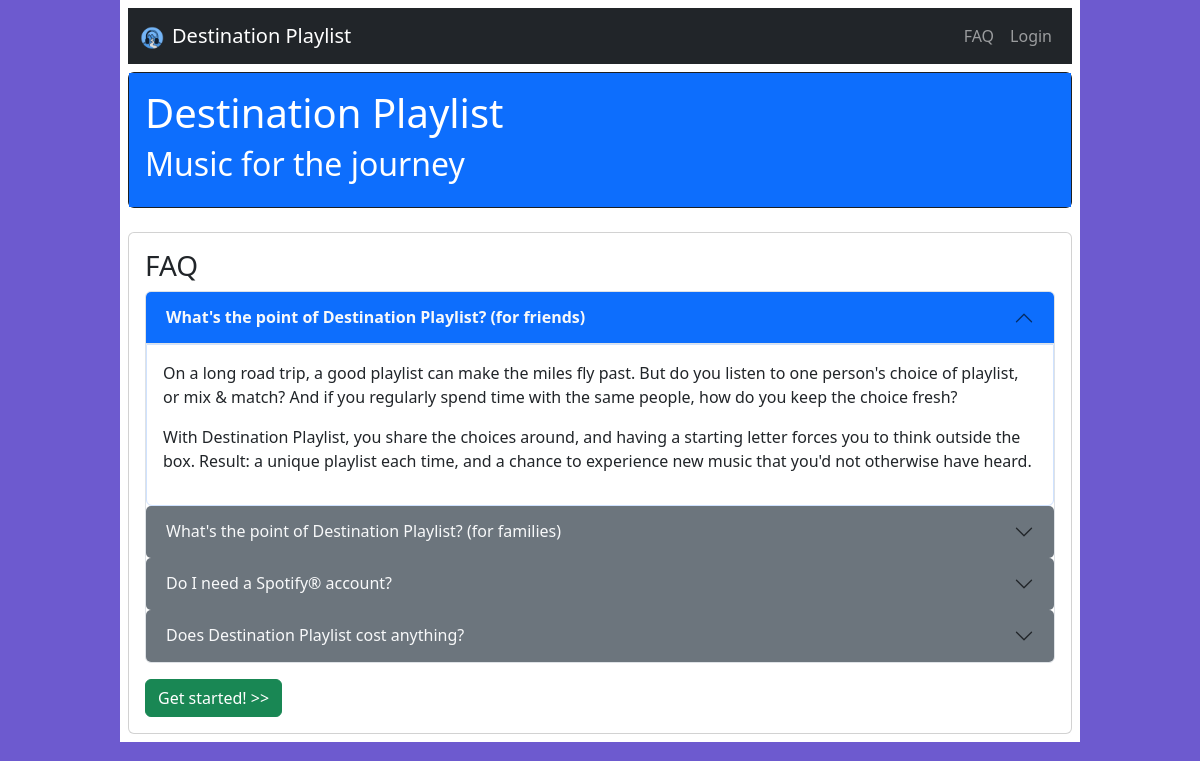
The app's page /dp/faq, older data.
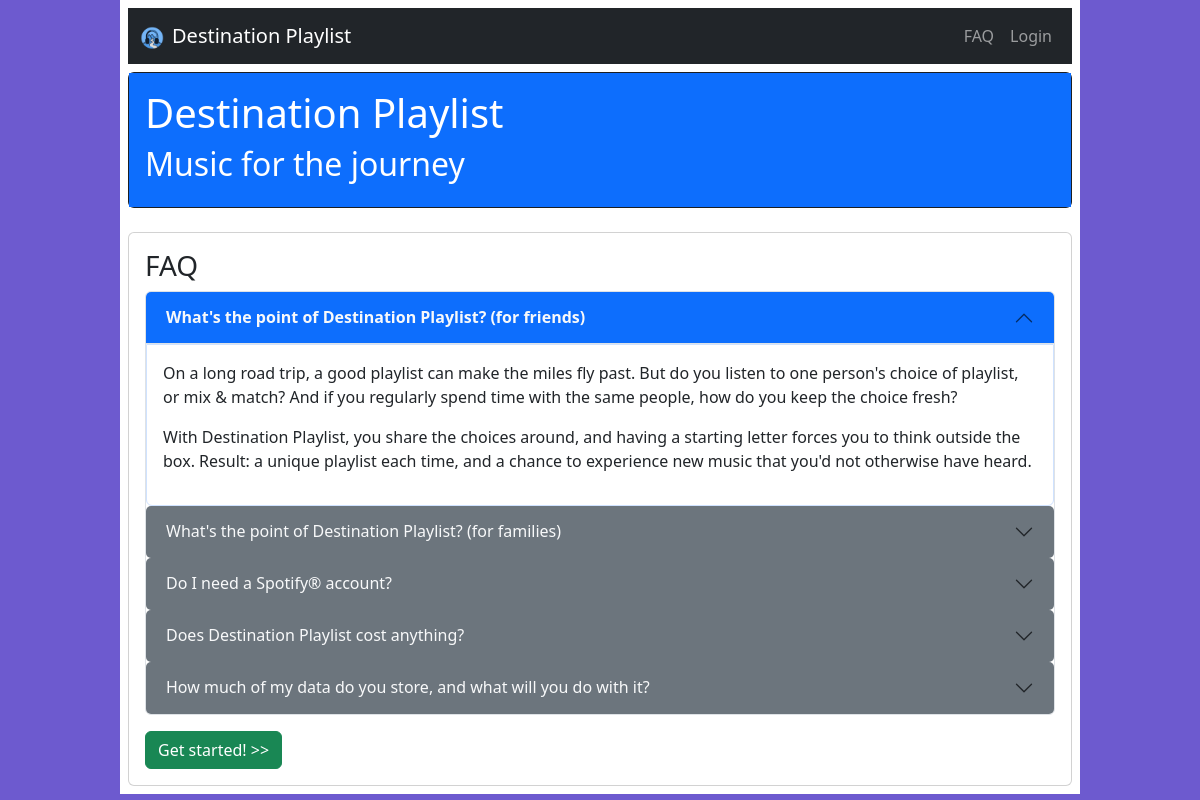
The same page, newer data.
### tables this page shows
CREATE TABLE faqs (
  `id` int(10) unsigned NOT NULL AUTO_INCREMENT,
  `question` varchar(200) NOT NULL,
  `answer`   varchar(4000) NOT NULL,
  `rank` int(11) NOT NULL DEFAULT 0,
  `created` datetime DEFAULT NULL,
  `modified` datetime DEFAULT NULL,
  PRIMARY KEY (`id`),
  KEY `ListIndex` (`rank`,`id`)
);

### class/Config.php (called while the page is built, shortened)
<?php
class Config {
    private static $__config = [];
    private static function retrieveSecrets() {
        $config = [];
        self::$__config += $config;
    }
    private static function retrieveLocalConfig() {
        $config = [];
        self::$__config += $config;
    }
    public static function init() {
        self::$__config['pageinfo'] = [];
        self::$__config['pageinfo']['index'] = new PageInfo(PageInfo::AUTH_EARLY, '/dp/intro');
        self::$__config['pageinfo']['dp_intro'] = new PageInfo(PageInfo::AUTH_NEVER, false);
        self::$__config['pageinfo']['dp_faq'] = new PageInfo(PageInfo::AUTH_NEVER, false);
        self::$__config['pageinfo']['account_request'] = new PageInfo(PageInfo::AUTH_NEVER, false);
        self::$__config['pageinfo']['privacy_policy'] = new PageInfo(PageInfo::AUTH_NEVER, false);
    }
    public static function get() {
        return self::$__config;
    }
}

### class/PageInfo.php (called while the page is built, shortened)
<?php
class PageInfo {
    public static function get($stub) : PageInfo {
        $config = Config::get();
        if (array_key_exists($stub, $config['pageinfo'])) {
            $pageinfo = $config['pageinfo'][$stub];
            return $pageinfo;
        } else {
            return new PageInfo();
        }
    }
}

### class/Model.php (called while the page is built, shortened)
<?php
class Model {
    static string $tableName;
    public static function getDefaultOrderBy() : string {
        $calledClass = get_called_class();
        $soughtProperty = 'defaultOrderBy';
        if(property_exists($calledClass,$soughtProperty)) {
            $fields = $calledClass::$$soughtProperty;
            if (is_array($fields)) {
                $parsedFields = [];
                foreach ($fields as $f) {
                    if (is_array($f)) {
                        if ((strtolower($f[1])=='asc')||(strtolower($f[1])=='desc')) {
                            $parsedFields[] = "`{$f[0]}` {$f[1]}";
                        } else {
                            throw new Exception("Field order must be ASC or DESC: '{$f[0]}' supplied.");
                        }
                    } else {
                        $parsedFields[] = "`{$f}`";
                    }
                }
                return ' ORDER BY '.implode(',',$parsedFields).' ';
            } else {
                if (empty($fields)) { return ''; }
                return "`{$fields}`";
            }
        }
        return '';
    }
    public static function getAll() : array {
        $pdo = db::getPDO();
        $sql = "SELECT * FROM `".static::$tableName."`"
                .static::getDefaultOrderBy();
        $query = $pdo->query($sql);
        $query->setFetchMode(PDO::FETCH_CLASS, static::class);
        $results = $query->fetchAll();
        return $results;
    }
}

### pages/dp_faq.php (the view, shortened to what this page needs)
<?php
if (!isset($error_messages)) { $error_messages = []; }
?>
<?php
$config = Config::get();
$faqs = FAQ::getAll();
?>
<div class='card text-bg-dark'>
    <div class='card-body bg-primary'>
        <h1 class='card-title'>Destination Playlist</h1>
        <h2 class='card-title'>Music for the journey</h2>
    </div>
</div>
<br />
<div class='card'>
    <div class='card-body'>
        <h3 class='card-title'>FAQ</h3>
        <div class="mb-3 accordion" id="faqAccordion">
            <div class="accordion-item">
<?php
foreach ($faqs as $faq) {
    $question = $faq->question;
    $answer = $faq->answer;
    $i = $faq->id;
?>
                <h2 class="accordion-header">
                    <button class="accordion-button <?= (($i==1)?'':'collapsed') ?>" type="button" data-bs-toggle="collapse" data-bs-target="#collapseFAQ<?= $i ?>" aria-expanded="<?= (($i==1)?'true':'false') ?>" aria-controls="collapseFAQ<?= $i ?>">
                        <?= $question ?>
                    </button>
                </h2>
                <div class="accordion-collapse collapse <?= (($i==1)?'show':'') ?>" data-bs-parent="#faqAccordion" id="collapseFAQ<?= $i ?>">
                    <?= $answer ?>
                </div>
<?php
}
?>
            </div>
        </div>
        <a href="<?= $config['root_path'] ?>/" class="btn btn-md btn-success" id='btn-assign-letters'>Get started! &gt;&gt;</a>
    </div>
</div>

### index.php (shortened to what this page needs)
<?php
require_once('autoload.php');
if(isset($_GET['params'])) {
    $page_parts = explode('/', $_GET['params']);
} else {
    $page_parts = [];
}
if (count($page_parts)==0 || (empty($page_parts[0]))) {
    $stub = 'index';
} elseif (count($page_parts)==1) {
    $page_parts[] = 'index';
    $stub = "{$page_parts[0]}_{$page_parts[1]}";
} elseif (count($page_parts)>=2) {
    $stub = "{$page_parts[0]}_{$page_parts[1]}";
}
$pageinfo = PageInfo::get($stub);
$page = "pages/{$stub}.php";
?>
<!DOCTYPE html>
<html lang="en">
<head>
    <link href="https://cdn.jsdelivr.net/npm/bootstrap@5.3.1/dist/css/bootstrap.min.css" rel="stylesheet">
    <link href="<?= $config['root_path'] ?>/css/app.css" rel="stylesheet">
</head>
<body>
<?php
if (!@include_once('inc/header.php')) {
    if (!@include_once('../inc/header.php')) {
        if (!@include_once('../../inc/header.php')) {
            require_once('../../../inc/header.php');
        }
    }
}
if (!@include_once($page)) {
    http_response_code(404);
    echo "<h1>You’ve Lost That Lovin’ Feelin’...</h1>\n";
    echo "<h2>Or, more accurately, you've clicked a wrong link.</h2>\n";
    echo "<p>Look, it's most likely our fault - sorry. Or you've mistyped something. Who knows?</p>\n";
    echo "<p class='text-body-secondary'><small>{$page}</small></p>\n";
    ob_end_flush();
    die();
} else {
    if ($pageinfo->authSetting == PageInfo::AUTH_LATE) {
        require_once('inc/login_check.php');
    }
    ob_end_flush();
}
?>
</body>
</html>

### inc/header.php (shortened to what this page needs)
<nav class="navbar navbar-dark navbar-expand-lg bg-dark mb-2">
  <div class="container-fluid">
    <a class="navbar-brand" alt="logo" class="d-inline-block align-text-top" href="<?= $config['root_path']; ?>"><img src="<?= $config['root_path'] ?>/img/dp-logo.png" height="24"><span class="d-none d-md-inline p-2">Destination Playlist</span></a>
<?php
    if (empty($_SESSION['USER'])) {
?>
            <div class="collapse navbar-collapse justify-content-end" id="navbarUserMenu">
                <ul class="navbar-nav ml-auto mb-2 mb-lg-0" text-right pull-right>
                    <li class="nav-item dropdown">
                      <a class="nav-link" href="<?= $config['root_path'] ?>/dp/faq">FAQ</a>
                    </li>
                    <li class="nav-item dropdown">
                        <a class="nav-link" href="<?= $config['root_path'] ?>/login.php" role="button">Login</a>
                    </li>
                </ul>
            </div>
<?php
    }
?>
    </div>
</nav>

### css/app.css (style rules this page uses)
html { background-color: #6D5ACF; }
body { max-width: 960px; margin: auto; background-color: #fff; color: #000; padding: 0.5em; }
.accordion-button.collapsed { font-weight: normal; color: var(--bs-light); background-color: var(--bs-secondary); }
.accordion-button:not(.collapsed) { font-weight: bold; color: var(--bs-light); background-color: var(--bs-primary); }
div.accordion-collapse.show { border-color: var(--bs-accordion-active-bg); border-width: 1px; border-style: solid; padding: 1em; }

Row changes from the older to the newer data that the page shows:
added faqs: question "How much of my data do you store, and what will you do with it?"
